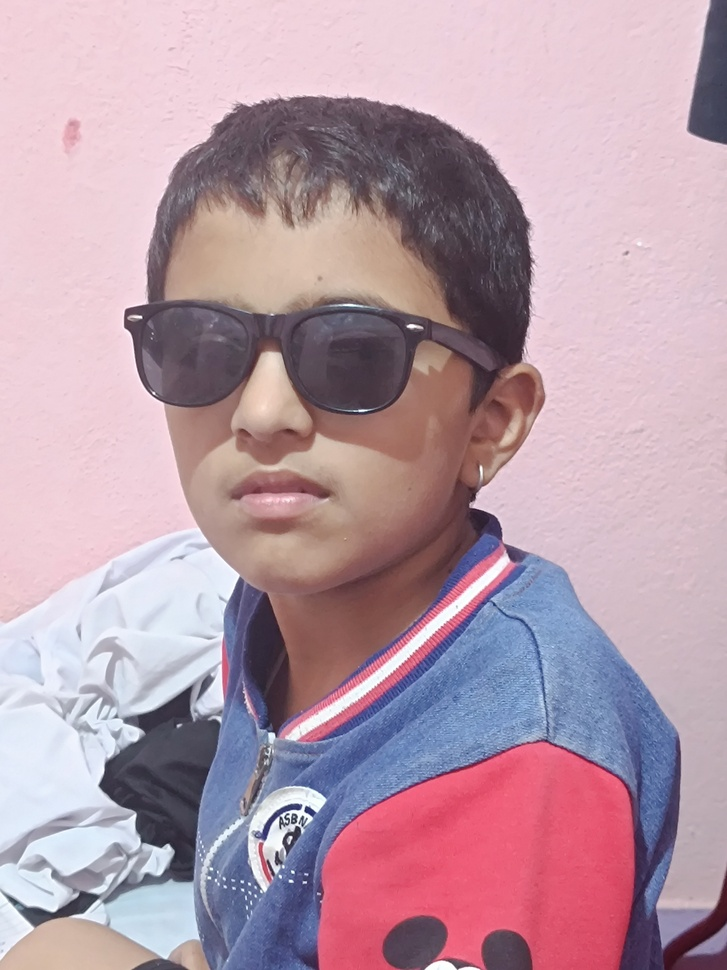
#> input picture lab1.jpg, 727 x 970 px, shrunk from 3072 x 4096 before the run
$ python lab2.py
#> lines starting #> are read from the running program, lines starting #| are printed output that depends on the picture; after the words box and inside, x2 and y2 are one past the last pixel; in counts of white or black regions, pixels touching at a corner belong together
import cv2

# Load an image from file
image = cv2.imread('lab1.jpg', cv2.IMREAD_GRAYSCALE)
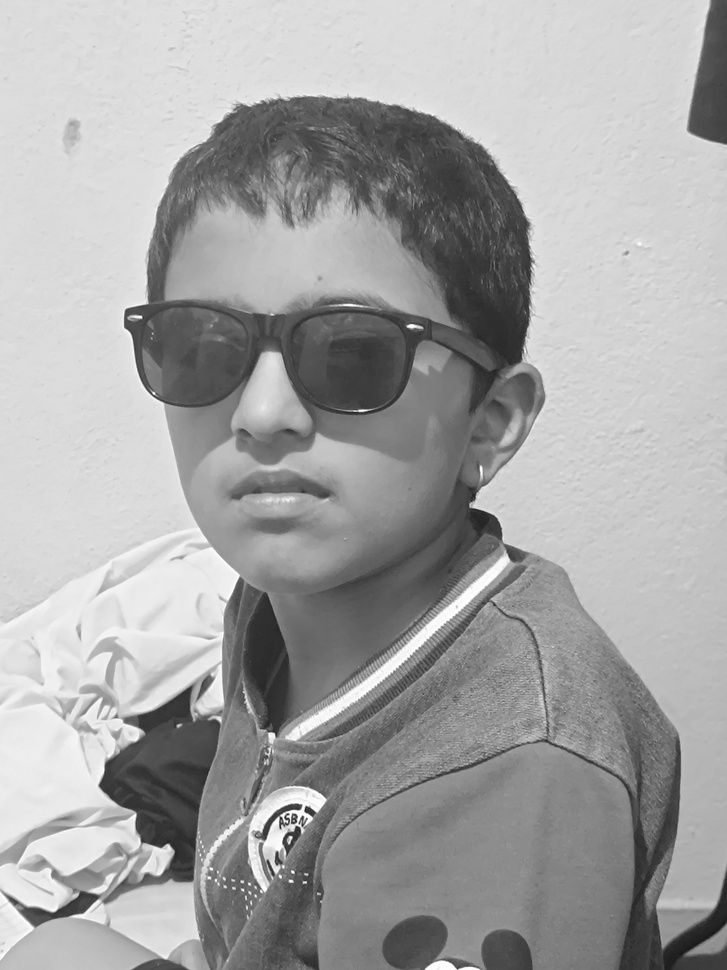
#> image: shape (970, 727); min 19, max 255, mean 164.5

# Set a threshold value (adjust this value as needed)
threshold_value = 128

# Apply binary thresholding
ret, binary_image = cv2.threshold(image, threshold_value, 255, cv2.THRESH_BINARY)
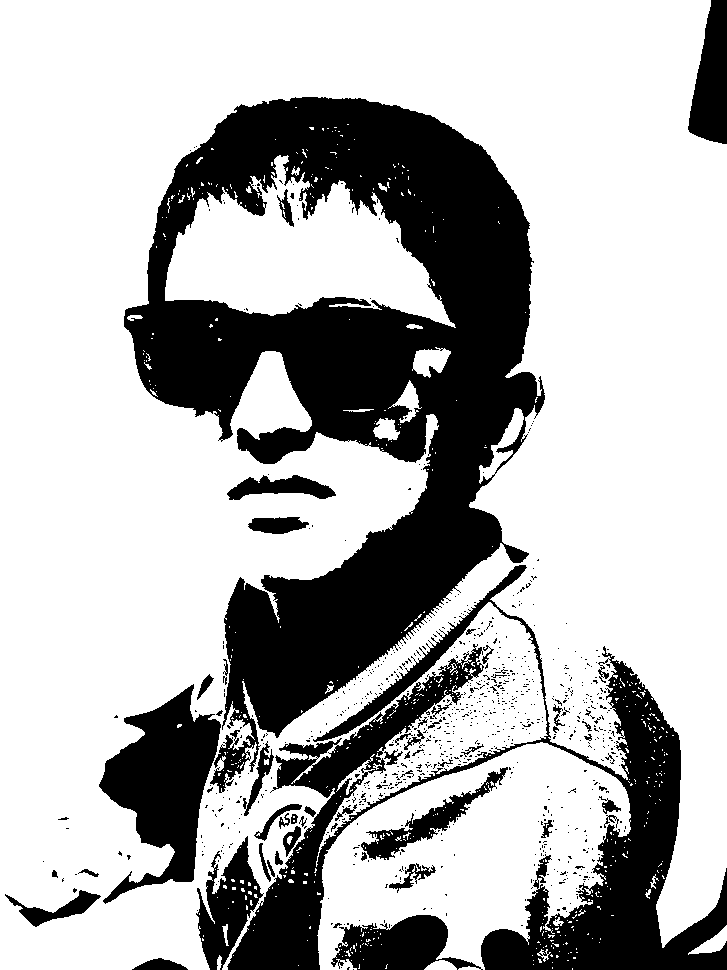
#> binary_image: shape (970, 727); 70.6% white; 819 black regions (760 under 20 px), largest, box (x1, y1, x2, y2) and area: (124, 97, 545, 793) 122411, (227, 565, 727, 970) 46235, (99, 684, 221, 904) 13095
#> ret = 128

# Save the binary image
cv2.imwrite('output_binary_image.jpg', binary_image)

# Display the original and binary images (optional)
cv2.imshow('Original Image', image)
cv2.imshow('Binary Image', binary_image)

# Wait for a key press and then close all OpenCV windows
cv2.waitKey(0)
cv2.destroyAllWindows()
